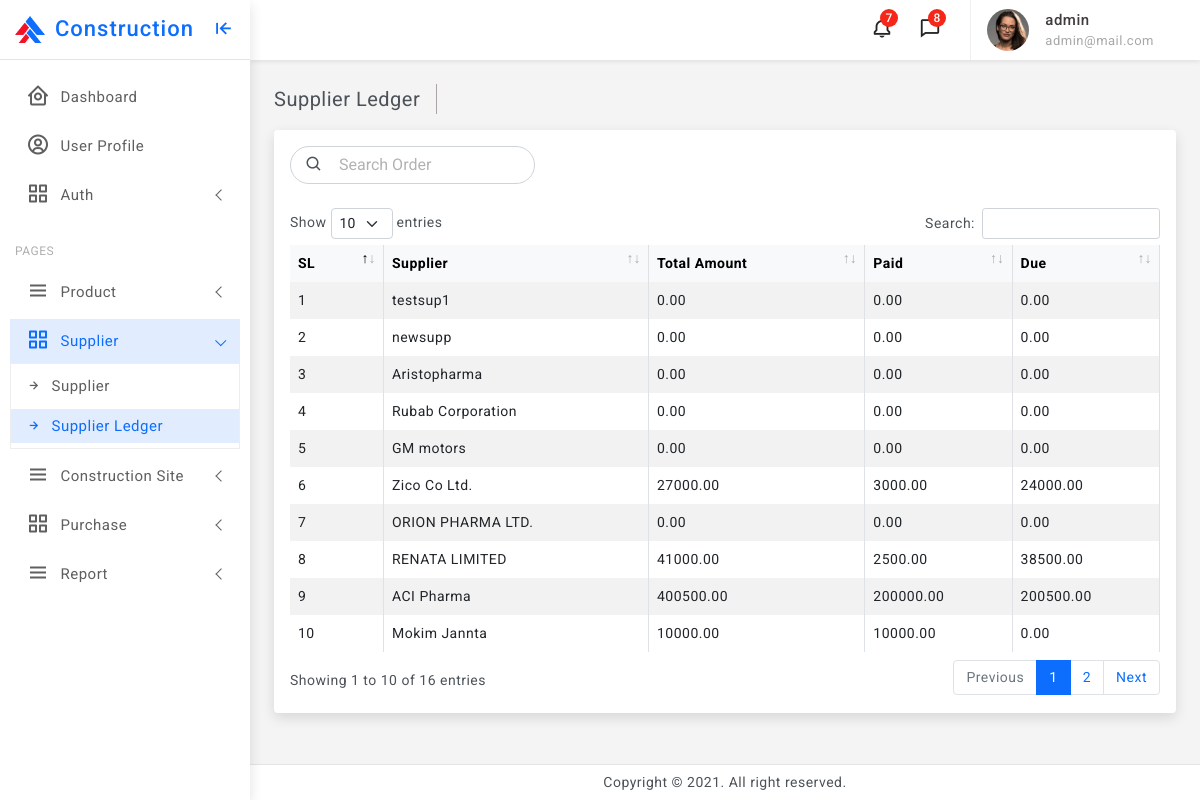
Screenshot of /supplier/supplierLedger/ (signed in) with the database file from the repository.
### supplier/models.py (models this page shows, shortened)
class Supplier_Ledger(models.Model):
    supplier = models.ForeignKey(Supplier, on_delete=models.RESTRICT)
    total_amount = models.DecimalField(max_digits=15, decimal_places=2, default=0)
    paid = models.DecimalField(max_digits=15, decimal_places=2, default=0)
    due = models.DecimalField(max_digits=15, decimal_places=2, default=0)
    user = models.ForeignKey(User, on_delete=models.RESTRICT)
    created_at = models.DateTimeField(auto_now_add=True)
    updated_at = models.DateTimeField(auto_now=True)

class Supplier(models.Model):
    company = models.ForeignKey(Company, on_delete=models.RESTRICT)
    name = models.CharField(max_length=240)
    email = models.EmailField(max_length=190, unique=True, blank=True, null=True)
    phone = models.CharField(max_length=200, blank=True, null=True)
    user = models.ForeignKey(User, on_delete=models.RESTRICT)
    created_at = models.DateTimeField(auto_now_add=True)
    updated_at = models.DateTimeField(auto_now=True)
    def __str__(self):
        return self.name

### supplier/views.py (the view)
# urls.py: path('supplierLedger/', SupplierLedger.as_view(), name='supplierLedger'),
class SupplierLedger(LoginRequiredMixin,View):
    def get(self, request):
        supplier_ledger = Supplier_Ledger.objects.order_by('-created_at')
        return render(request, "supplier/supplier_ledger.html",{'supplier_ledger':supplier_ledger})

### templates/supplier/supplier_ledger.html (shortened to what this page needs)
{% extends "base.html" %}
{% load static %}
{% block content %}
<div class="page-wrapper">
    <div class="page-content">
        <div class="page-breadcrumb d-none d-sm-flex align-items-center mb-3">
            <div class="breadcrumb-title pe-3">Supplier Ledger</div>
        </div>
        <div class="card">
            <div class="card-body">
                <div class="d-lg-flex align-items-center mb-4 gap-3">
                    <div class="position-relative">
                        <input type="text" class="form-control ps-5 radius-30" placeholder="Search Order"> <span class="position-absolute top-50 product-show translate-middle-y"><i class="bx bx-search"></i></span>
                    </div>
                </div>
                <div class="table-responsive">
                    <table id="supplierLedger" class="table table-striped table-bordered">
                        <thead class="table-light">
                            <tr>
                                <th>SL</th>
                                <th>Supplier</th>
                                <th>Total Amount</th>
                                <th>Paid</th>
                                <th>Due</th>
                            </tr>
                        </thead>
                        <tbody id="tbodyid">
                            {% for scat in supplier_ledger %}
                            <tr>
                                <td>{{forloop.counter}}</td>
                                <td>{{ scat.supplier }}</td>
                                <td>{{ scat.total_amount }}</td>
                                <td>{{ scat.paid }}</td>
                                <td>{{ scat.due }}</div></td>
                            </tr>
                            {% empty %}
                            <tr>
                                <td colspan="5" class="text-center text-secondary my-5">No Record Found in Database</td>
                            </tr>
                            {% endfor %}
{% endblock content %}

### templates/base.html (shortened to what this page needs)
{% load static %}
<!doctype html>
<html lang="en">
{% include "assets/css/templatecss.html" %}
<body>
	<div class="wrapper">
		<div class="sidebar-wrapper" data-simplebar="true">
			<div class="sidebar-header">
				<div>
					<img src={% static "assets/images/logo-icon.png" %} class="logo-icon" alt="logo icon">
				</div>
				<div>
					<h4 class="logo-text">Construction</h4>
				</div>
				<div class="toggle-icon ms-auto"><i class='bx bx-arrow-to-left'></i>
				</div>
			</div>
			<ul class="metismenu" id="menu">
				<li>
					<a href="{% url 'dashboard' %}">
						<div class="parent-icon"><i class='bx bx-home-circle'></i>
						</div>
						<div class="menu-title">Dashboard</div>
					</a>
				</li>
				<li>
					<a href="{% url 'profile' %}">
						<div class="parent-icon"><i class="bx bx-user-circle"></i>
						</div>
						<div class="menu-title">User Profile</div>
					</a>
				</li>
				<li>
					<a class="has-arrow" href="javascript:;">
						<div class="parent-icon"><i class="bx bx-grid-alt"></i>
						</div>
						<div class="menu-title">Auth</div>
					</a>
				</li>
				<li class="menu-label">Pages</li>
				<li>
					<a class="has-arrow" href="javascript:;">
						<div class="parent-icon"><i class="bx bx-menu"></i>
						</div>
						<div class="menu-title">Product</div>
					</a>
				</li>
				<li>
					<a class="has-arrow" href="javascript:;">
						<div class="parent-icon"><i class="bx bx-grid-alt"></i>
						</div>
						<div class="menu-title">Supplier</div>
					</a>
					<ul>
						<li> <a href="{% url 'supplier' %}"><i class="bx bx-right-arrow-alt"></i>Supplier</a></li>
						<li> <a href="{% url 'supplierLedger' %}"><i class="bx bx-right-arrow-alt"></i>Supplier Ledger</a></li>
					</ul>
				</li>
				<li>
					<a class="has-arrow" href="javascript:;">
						<div class="parent-icon"><i class="bx bx-menu"></i>
						</div>
						<div class="menu-title">Construction Site</div>
					</a>
				</li>
				<li>
					<a class="has-arrow" href="javascript:;">
						<div class="parent-icon"><i class="bx bx-grid-alt"></i>
						</div>
						<div class="menu-title">Purchase</div>
					</a>
				</li>
				<li>
					<a class="has-arrow" href="javascript:;">
						<div class="parent-icon"><i class="bx bx-menu"></i>
						</div>
						<div class="menu-title">Report</div>
					</a>
				</li>
			</ul>
		</div>
		<header>
			<div class="topbar d-flex align-items-center">
				<nav class="navbar navbar-expand">
					<div class="top-menu ms-auto">
						<ul class="navbar-nav align-items-center">
							<li class="nav-item dropdown dropdown-large">
								<a class="nav-link dropdown-toggle dropdown-toggle-nocaret position-relative" href="#" role="button" data-bs-toggle="dropdown" aria-expanded="false"> <span class="alert-count">7</span>
									<i class='bx bx-bell'></i>
								</a>
							</li>
							<li class="nav-item dropdown dropdown-large">
								<a class="nav-link dropdown-toggle dropdown-toggle-nocaret position-relative" href="#" role="button" data-bs-toggle="dropdown" aria-expanded="false"> <span class="alert-count">8</span>
									<i class='bx bx-comment'></i>
								</a>
							</li>
						</ul>
					</div>
					<div class="user-box dropdown">
						<a class="d-flex align-items-center nav-link dropdown-toggle dropdown-toggle-nocaret" href="#" role="button" data-bs-toggle="dropdown" aria-expanded="false">
							<img src={% static "assets/images/avatars/avatar-2.png" %} class="user-img" alt="user avatar">
							<div class="user-info ps-3">
								<p class="user-name mb-0">{{ user.username }}</p>
								<p class="designattion mb-0">{{ user.email }}</p>
							</div>
						</a>
					</div>
				</nav>
			</div>
		</header>
        {% block content %}
        {% endblock content %}
		<footer class="page-footer">
			<p class="mb-0">Copyright © 2021. All right reserved.</p>
		</footer>
</body>
</html>

### rows the page displays
Supplier_Ledger: supplier "testsup1", total_amount "0.00", paid "0.00", due "0.00"
Supplier_Ledger: supplier "newsupp", total_amount "0.00", paid "0.00", due "0.00"
Supplier_Ledger: supplier "Aristopharma", total_amount "0.00", paid "0.00", due "0.00"
Supplier_Ledger: supplier "Rubab Corporation", total_amount "0.00", paid "0.00", due "0.00"
Supplier_Ledger: supplier "GM motors", total_amount "0.00", paid "0.00", due "0.00"
Supplier_Ledger: supplier "Zico Co Ltd.", total_amount "27000.00", paid "3000.00", due "24000.00"
Supplier_Ledger: supplier "ORION PHARMA LTD.", total_amount "0.00", paid "0.00", due "0.00"
Supplier_Ledger: supplier "RENATA LIMITED", total_amount "41000.00", paid "2500.00", due "38500.00"
Supplier_Ledger: supplier "ACI Pharma", total_amount "400500.00", paid "200000.00", due "200500.00"
Supplier_Ledger: supplier "Mokim Jannta", total_amount "10000.00", paid "10000.00", due "0.00"

### other values shown
{{ user.username }} "admin"
{{ user.email }} "admin@mail.com"
